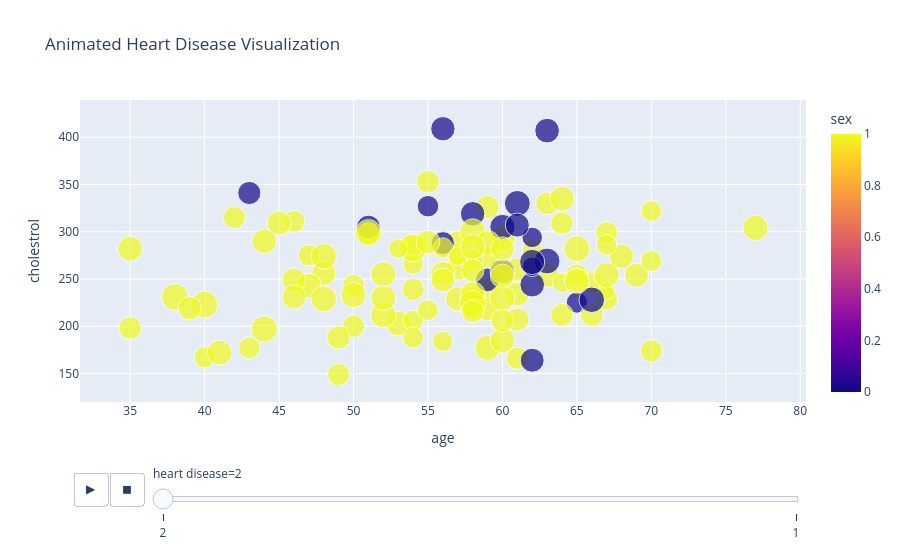

The code cell stored with this chart in its notebook:
### Code cell
fig = px.scatter(
    df,
    x="age",
    y="cholestrol",
    animation_frame="heart disease",
    size="max heart rate",
    color="sex",
    title="Animated Heart Disease Visualization"
)

fig.show()

### Figure 1 — Plotly figure (JSON) as saved in the notebook; plotly's stock layout.template omitted (floating-point values rounded to 4 significant figures)
{"data": [{"hovertemplate": "heart disease=2<br>age=%{x}<br>cholestrol=%{y}<br>max heart rate=%{marker.size}<br>sex=%{marker.color}<extra></extra>", "legendgroup": "", "marker": {"color": [1, 1, 1, 1, 1, 0, 1, 1, 1, 1, 1, 1, 1, 1, 1, 1, 1, 1, 1, 1, 1, 1, 0, 1, 1, 0, 1, 0, 1, 0, 1, 1, 1, 1, 1, 1, 1, 0, 1, 1, 1, 1, 1, 1, 1, 1, 1, 0, 1, 0, 0, 1, 0, 1, 1, 1, 1, 1, 1, 0, 1, 1, 1, 1, 1, 1, 1, 1, 1, 1, 1, 0, 1, 0, 1, 1, 1, 1, 0, 1, 1, 1, 0, 1, 1, 1, 1, 1, 1, 1, 1, 1, 1, 1, 1, 1, 1, 1, 1, 0, 0, 0, 1, 1, 0, 1, 1, 0, 1, 1, 1, 1, 1, 1, 1, 1, 1, 1, 1, 1], "coloraxis": "coloraxis", "size": [109, 141, 142, 142, 170, 154, 145, 120, 155, 129, 165, 150, 140, 126, 150, 138, 125, 181, 134, 126, 177, 120, 114, 125, 125, 143, 103, 142, 112, 152, 152, 140, 147, 105, 130, 111, 128, 169, 109, 108, 168, 118, 156, 71, 124, 147, 166, 157, 162, 117, 161, 144, 133, 103, 139, 116, 88, 99, 160, 169, 132, 96, 144, 132, 163, 195, 95, 160, 114, 173, 111, 165, 182, 154, 130, 174, 146, 125, 106, 122, 147, 163, 150, 158, 105, 112, 125, 156, 162, 171, 141, 173, 145, 131, 159, 131, 126, 127, 132, 97, 136, 146, 140, 161, 145, 120, 150, 160, 144, 158, 155, 142, 113, 153, 132, 158, 132, 160, 168, 108], "sizemode": "area", "sizeref": 0.505, "symbol": "circle"}, "mode": "markers", "name": "", "orientation": "v", "showlegend": false, "type": "scatter", "x": [70, 57, 56, 59, 60, 63, 61, 46, 53, 67, 58, 57, 59, 50, 48, 61, 59, 40, 59, 49, 44, 66, 65, 42, 61, 59, 62, 51, 57, 58, 47, 61, 45, 58, 35, 58, 50, 61, 54, 54, 52, 47, 58, 67, 57, 63, 48, 60, 59, 55, 60, 46, 56, 56, 49, 54, 57, 62, 60, 63, 66, 64, 56, 64, 50, 54, 53, 52, 40, 58, 55, 66, 38, 62, 58, 65, 69, 67, 62, 51, 46, 67, 56, 41, 56, 70, 70, 35, 77, 58, 60, 51, 55, 64, 59, 58, 54, 65, 63, 62, 43, 61, 39, 52, 62, 43, 68, 62, 60, 65, 60, 60, 54, 44, 55, 64, 60, 58, 48, 67], "xaxis": "x", "y": [322, 261, 256, 239, 293, 407, 234, 311, 203, 229, 230, 229, 326, 200, 256, 207, 273, 223, 218, 149, 197, 246, 225, 315, 166, 249, 281, 305, 276, 319, 243, 260, 309, 218, 198, 270, 243, 330, 266, 206, 212, 275, 234, 237, 289, 254, 274, 258, 177, 327, 305, 249, 288, 283, 188, 286, 274, 267, 230, 269, 212, 246, 249, 212, 233, 283, 282, 230, 167, 224, 217, 228, 231, 244, 259, 282, 254, 299, 294, 298, 231, 254, 409, 172, 184, 269, 174, 282, 304, 300, 258, 299, 289, 309, 288, 216, 239, 254, 330, 263, 341, 307, 219, 255, 164, 177, 274, 268, 253, 248, 185, 282, 188, 290, 353, 335, 206, 284, 229, 286], "yaxis": "y"}], "layout": {"coloraxis": {"colorbar": {"title": {"text": "sex"}}, "colorscale": [[0, "#0d0887"], [0.1111, "#46039f"], [0.2222, "#7201a8"], [0.3333, "#9c179e"], [0.4444, "#bd3786"], [0.5556, "#d8576b"], [0.6667, "#ed7953"], [0.7778, "#fb9f3a"], [0.8889, "#fdca26"], [1, "#f0f921"]]}, "legend": {"itemsizing": "constant", "tracegroupgap": 0}, "sliders": [{"active": 0, "currentvalue": {"prefix": "heart disease="}, "len": 0.9, "pad": {"b": 10, "t": 60}, "steps": [{"args": [["2"], {"frame": {"duration": 0, "redraw": false}, "fromcurrent": true, "mode": "immediate", "transition": {"duration": 0, "easing": "linear"}}], "label": "2", "method": "animate"}, {"args": [["1"], {"frame": {"duration": 0, "redraw": false}, "fromcurrent": true, "mode": "immediate", "transition": {"duration": 0, "easing": "linear"}}], "label": "1", "method": "animate"}], "x": 0.1, "xanchor": "left", "y": 0, "yanchor": "top"}], "title": {"text": "Animated Heart Disease Visualization"}, "updatemenus": [{"buttons": [{"args": [null, {"frame": {"duration": 500, "redraw": false}, "fromcurrent": true, "mode": "immediate", "transition": {"duration": 500, "easing": "linear"}}], "label": "&#9654;", "method": "animate"}, {"args": [[null], {"frame": {"duration": 0, "redraw": false}, "fromcurrent": true, "mode": "immediate", "transition": {"duration": 0, "easing": "linear"}}], "label": "&#9724;", "method": "animate"}], "direction": "left", "pad": {"r": 10, "t": 70}, "showactive": false, "type": "buttons", "x": 0.1, "xanchor": "right", "y": 0, "yanchor": "top"}], "xaxis": {"anchor": "y", "domain": [0, 1], "title": {"text": "age"}}, "yaxis": {"anchor": "x", "domain": [0, 1], "title": {"text": "cholestrol"}}}}
